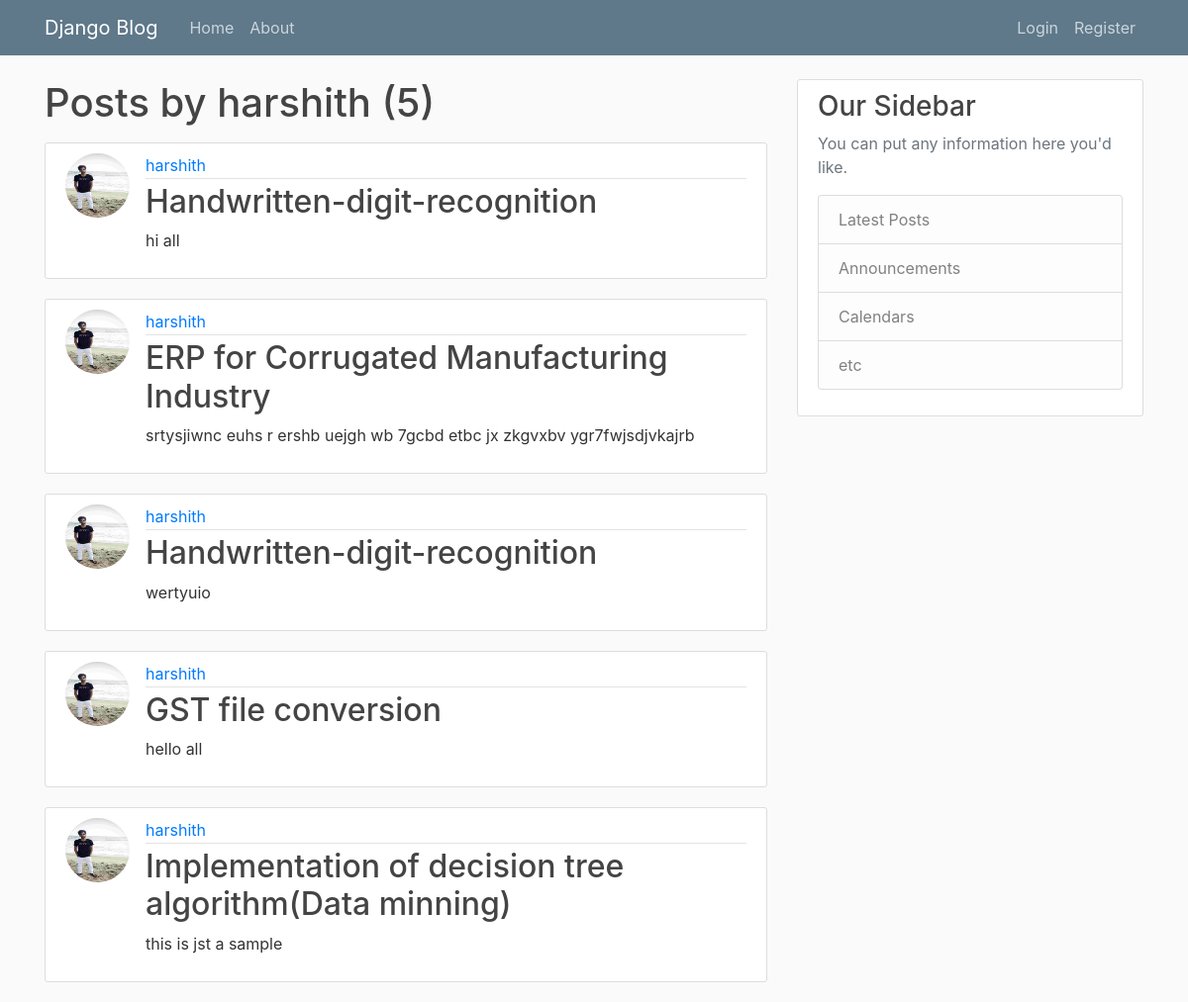
/user/harshith, run on the app's committed database.
### blog/models.py (models this page shows, shortened)
class post(models.Model):
    title = models.CharField(max_length=100)
    content = models.TextField()
    date = models.DateTimeField(default=timezone.now)
    author = models.ForeignKey(User, on_delete=models.CASCADE)

### users/models.py (models this page shows, shortened)
class Profile(models.Model):
    user = models.OneToOneField(User, on_delete = models.CASCADE)
    image = models.ImageField(default= 'default.jpg',upload_to = 'profile_pics')

### blog/views.py (the view)
# urls.py: path('user/<str:username>', UserPostListView.as_view(),name="user-posts"),
class UserPostListView(ListView):
    model = post
    template_name = 'blog/user_posts.html'  # <app>/<model>_<viewtype>.html
    context_object_name = 'posts'
    paginate_by = 5
    def get_queryset(self):
        user = get_object_or_404(User, username=self.kwargs.get('username'))
        return post.objects.filter(author=user).order_by('-date')

### blog/templates/blog/user_posts.html (shortened to what this page needs)
{% extends "blog/base.html" %}
{% block content %}
    <h1 class="mb-3">Posts by {{ view.kwargs.username }} ({{ page_obj.paginator.count }})</h1>
    {% for post in posts %}
        <article class="media content-section">
          <img class="rounded-circle article-img" src="{{ post.author.profile.image.url }}">
          <div class="media-body">
            <div class="article-metadata">
              <a class="mr-2" href="{% url 'user-posts' post.author.username %}">{{ post.author }}</a>
            </div>
            <h2><a class="article-title" href="{% url 'post-detail' post.id %}">{{ post.title }}</a></h2>
            <p class="article-content">{{ post.content }}</p>
          </div>
        </article>
    {% endfor %}
{% endblock content %}

### blog/templates/blog/base.html (shortened to what this page needs)
{% load static %}
<!DOCTYPE html>
<html>
<head>
    <link rel="stylesheet" href="https://maxcdn.bootstrapcdn.com/bootstrap/4.0.0/css/bootstrap.min.css">
    <link rel="stylesheet" type="text/css" href="{% static 'blog/main.css' %}">
</head>
<body>
    <header class="site-header">
      <nav class="navbar navbar-expand-md navbar-dark bg-steel fixed-top">
        <div class="container">
          <a class="navbar-brand mr-4" href="{% url 'blog-home' %}">Django Blog</a>
          <div class="collapse navbar-collapse" id="navbarToggle">
            <div class="navbar-nav mr-auto">
              <a class="nav-item nav-link" href="{% url 'blog-home' %}">Home</a>
              <a class="nav-item nav-link" href="{% url 'blog-about' %}">About</a>
            </div>
            <div class="navbar-nav">
              {% if user.is_authenticated %}
                <a class="nav-item nav-link" href="{% url 'post-create' %}">New Post</a>
                <a class="nav-item nav-link" href="{% url 'profile' %}">Profile</a>
                <a class="nav-item nav-link" href="{% url 'logout' %}">Logout</a>
              {% else %}
                <a class="nav-item nav-link" href="{% url 'login' %}">Login</a>
                <a class="nav-item nav-link" href="{% url 'register' %}">Register</a>
              {% endif %}
            </div>
          </div>
        </div>
      </nav>
    </header>
    <main role="main" class="container">
      <div class="row">
        <div class="col-md-8">
          {% block content %}{% endblock %}
        </div>
        <div class="col-md-4">
          <div class="content-section">
            <h3>Our Sidebar</h3>
            <p class='text-muted'>You can put any information here you'd like.
              <ul class="list-group">
                <li class="list-group-item list-group-item-light">Latest Posts</li>
                <li class="list-group-item list-group-item-light">Announcements</li>
                <li class="list-group-item list-group-item-light">Calendars</li>
                <li class="list-group-item list-group-item-light">etc</li>
              </ul>
            </p>
          </div>
        </div>
      </div>
    </main>
</body>
</html>

### blog/static/blog/main.css (style rules this page uses)
body { background: #fafafa; color: #333333; margin-top: 5rem; }
h1, h2, h3, h4, h5, h6 { color: #444444; }
ul { margin: 0; }
.bg-steel { background-color: #5f788a; }
.site-header .navbar-nav .nav-link { color: #cbd5db; }
.content-section { background: #ffffff; padding: 10px 20px; border: 1px solid #dddddd; border-radius: 3px; margin-bottom: 20px; }
.article-title { color: #444444; }
.article-content { white-space: pre-line; }
.article-img { height: 65px; width: 65px; margin-right: 16px; }
.article-metadata { padding-bottom: 1px; margin-bottom: 4px; border-bottom: 1px solid #e3e3e3 }

### data on the page
post: author.profile.image (picture), author "harshith", title "Handwritten-digit-recognition", content "hi all"
post: author.profile.image (picture), author "harshith", title "ERP for Corrugated Manufacturing Industry", content "srtysjiwnc euhs r ershb uejgh wb 7gcbd etbc jx zkgvxbv ygr7fwjsdjvkajrb"
post: author.profile.image (picture), author "harshith", title "Handwritten-digit-recognition", content "wertyuio"
post: author.profile.image (picture), author "harshith", title "GST file conversion", content "hello all"
post: author.profile.image (picture), author "harshith", title "Implementation of decision tree algorithm(Data minning)", content "this is jst a sample"

### other printed values
{{ view.kwargs.username }} "harshith"
{{ page_obj.paginator.count }} "5"
